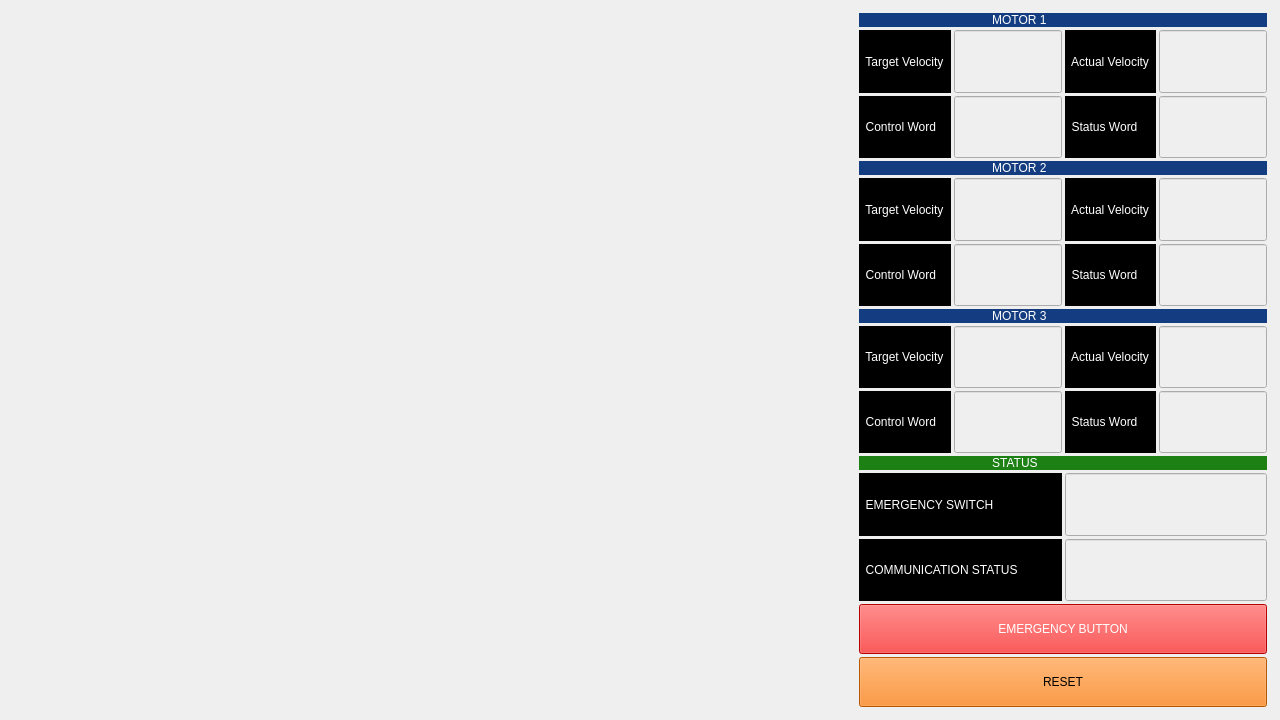
<?xml version="1.0" encoding="UTF-8"?>
<ui version="4.0">
 <class>ImageViewWidget</class>
 <widget class="QWidget" name="ImageViewWidget">
  <property name="enabled">
   <bool>true</bool>
  </property>
  <property name="geometry">
   <rect>
    <x>0</x>
    <y>0</y>
    <width>1280</width>
    <height>720</height>
   </rect>
  </property>
  <property name="sizePolicy">
   <sizepolicy hsizetype="Expanding" vsizetype="Expanding">
    <horstretch>0</horstretch>
    <verstretch>0</verstretch>
   </sizepolicy>
  </property>
  <property name="minimumSize">
   <size>
    <width>1280</width>
    <height>720</height>
   </size>
  </property>
  <property name="windowTitle">
   <string>Spine Robot GUI</string>
  </property>
  <layout class="QGridLayout" name="gridLayout_4" rowstretch="0" columnstretch="0">
   <item row="0" column="0">
    <layout class="QHBoxLayout" name="image_layout" stretch="1,0">
     <item>
      <widget class="QScrollArea" name="scrollArea">
       <property name="frameShape">
        <enum>QFrame::NoFrame</enum>
       </property>
       <property name="widgetResizable">
        <bool>true</bool>
       </property>
       <widget class="QWidget" name="scrollAreaWidgetContents">
        <property name="geometry">
         <rect>
          <x>0</x>
          <y>0</y>
          <width>727</width>
          <height>700</height>
         </rect>
        </property>
        <property name="sizePolicy">
         <sizepolicy hsizetype="Expanding" vsizetype="Expanding">
          <horstretch>0</horstretch>
          <verstretch>0</verstretch>
         </sizepolicy>
        </property>
        <layout class="QHBoxLayout" name="horizontalLayout_4">
         <item>
          <widget class="QLabel" name="my_frame">
           <property name="sizePolicy">
            <sizepolicy hsizetype="Expanding" vsizetype="Expanding">
             <horstretch>0</horstretch>
             <verstretch>0</verstretch>
            </sizepolicy>
           </property>
           <property name="text">
            <string/>
           </property>
          </widget>
         </item>
        </layout>
       </widget>
      </widget>
     </item>
     <item>
      <layout class="QVBoxLayout" name="overlay_layout">
       <property name="spacing">
        <number>3</number>
       </property>
       <property name="leftMargin">
        <number>2</number>
       </property>
       <property name="topMargin">
        <number>2</number>
       </property>
       <property name="rightMargin">
        <number>2</number>
       </property>
       <property name="bottomMargin">
        <number>2</number>
       </property>
       <item>
        <widget class="QLabel" name="label_motor1">
         <property name="sizePolicy">
          <sizepolicy hsizetype="Expanding" vsizetype="Fixed">
           <horstretch>0</horstretch>
           <verstretch>0</verstretch>
          </sizepolicy>
         </property>
         <property name="styleSheet">
          <string notr="true">color: rgb(255, 255, 255);
selection-background-color: rgb(238, 238, 236);
selection-color: rgb(238, 238, 236);
background-color: rgb(19, 61, 128);
alternate-background-color: rgb(0, 0, 0);
font: bold 75 16pt &quot;Noto Sans&quot;;</string>
         </property>
         <property name="text">
          <string>                                        MOTOR 1</string>
         </property>
        </widget>
       </item>
       <item>
        <layout class="QGridLayout" name="motor1_grid_layout">
         <item row="1" column="0">
          <widget class="QLabel" name="label_control_word_m1">
           <property name="sizePolicy">
            <sizepolicy hsizetype="Preferred" vsizetype="Expanding">
             <horstretch>0</horstretch>
             <verstretch>0</verstretch>
            </sizepolicy>
           </property>
           <property name="styleSheet">
            <string notr="true">color: rgb(255, 255, 255);
selection-background-color: rgb(238, 238, 236);
selection-color: rgb(238, 238, 236);
background-color: rgb(0, 0, 0);
alternate-background-color: rgb(0, 0, 0);
font: bold 75 12pt &quot;Noto Sans&quot;;</string>
           </property>
           <property name="text">
            <string>  Control Word  </string>
           </property>
          </widget>
         </item>
         <item row="0" column="1">
          <widget class="QLineEdit" name="line_target_velocity_m1">
           <property name="enabled">
            <bool>false</bool>
           </property>
           <property name="sizePolicy">
            <sizepolicy hsizetype="Expanding" vsizetype="Expanding">
             <horstretch>0</horstretch>
             <verstretch>0</verstretch>
            </sizepolicy>
           </property>
          </widget>
         </item>
         <item row="0" column="0">
          <widget class="QLabel" name="label_target_velocity_m1">
           <property name="sizePolicy">
            <sizepolicy hsizetype="Preferred" vsizetype="Expanding">
             <horstretch>0</horstretch>
             <verstretch>0</verstretch>
            </sizepolicy>
           </property>
           <property name="styleSheet">
            <string notr="true">color: rgb(255, 255, 255);
selection-background-color: rgb(238, 238, 236);
selection-color: rgb(238, 238, 236);
background-color: rgb(0, 0, 0);
alternate-background-color: rgb(0, 0, 0);
font: bold 75 12pt &quot;Noto Sans&quot;;</string>
           </property>
           <property name="text">
            <string>  Target Velocity  </string>
           </property>
          </widget>
         </item>
         <item row="0" column="2">
          <widget class="QLabel" name="label_actual_velocity_m1">
           <property name="sizePolicy">
            <sizepolicy hsizetype="Preferred" vsizetype="Expanding">
             <horstretch>0</horstretch>
             <verstretch>0</verstretch>
            </sizepolicy>
           </property>
           <property name="styleSheet">
            <string notr="true">color: rgb(255, 255, 255);
selection-background-color: rgb(238, 238, 236);
selection-color: rgb(238, 238, 236);
background-color: rgb(0, 0, 0);
alternate-background-color: rgb(0, 0, 0);
font: bold 75 12pt &quot;Noto Sans&quot;;</string>
           </property>
           <property name="text">
            <string>  Actual Velocity  </string>
           </property>
          </widget>
         </item>
         <item row="1" column="2">
          <widget class="QLabel" name="label_status_word_m1">
           <property name="sizePolicy">
            <sizepolicy hsizetype="Preferred" vsizetype="Expanding">
             <horstretch>0</horstretch>
             <verstretch>0</verstretch>
            </sizepolicy>
           </property>
           <property name="styleSheet">
            <string notr="true">color: rgb(255, 255, 255);
selection-background-color: rgb(238, 238, 236);
selection-color: rgb(238, 238, 236);
background-color: rgb(0, 0, 0);
alternate-background-color: rgb(0, 0, 0);
font: bold 75 12pt &quot;Noto Sans&quot;;</string>
           </property>
           <property name="text">
            <string>  Status Word  </string>
           </property>
          </widget>
         </item>
         <item row="1" column="1">
          <widget class="QLineEdit" name="line_control_word_m1">
           <property name="enabled">
            <bool>false</bool>
           </property>
           <property name="sizePolicy">
            <sizepolicy hsizetype="Expanding" vsizetype="Expanding">
             <horstretch>0</horstretch>
             <verstretch>0</verstretch>
            </sizepolicy>
           </property>
          </widget>
         </item>
         <item row="1" column="3">
          <widget class="QLineEdit" name="line_status_word_m1">
           <property name="enabled">
            <bool>false</bool>
           </property>
           <property name="sizePolicy">
            <sizepolicy hsizetype="Expanding" vsizetype="Expanding">
             <horstretch>0</horstretch>
             <verstretch>0</verstretch>
            </sizepolicy>
           </property>
          </widget>
         </item>
         <item row="0" column="3">
          <widget class="QLineEdit" name="line_actual_velocity_m1">
           <property name="enabled">
            <bool>false</bool>
           </property>
           <property name="sizePolicy">
            <sizepolicy hsizetype="Expanding" vsizetype="Expanding">
             <horstretch>0</horstretch>
             <verstretch>0</verstretch>
            </sizepolicy>
           </property>
          </widget>
         </item>
        </layout>
       </item>
       <item>
        <widget class="QLabel" name="label_motor2">
         <property name="sizePolicy">
          <sizepolicy hsizetype="Expanding" vsizetype="Fixed">
           <horstretch>0</horstretch>
           <verstretch>0</verstretch>
          </sizepolicy>
         </property>
         <property name="styleSheet">
          <string notr="true">color: rgb(255, 255, 255);
selection-background-color: rgb(238, 238, 236);
selection-color: rgb(238, 238, 236);
background-color: rgb(19, 61, 128);
alternate-background-color: rgb(0, 0, 0);
font: bold 75 16pt &quot;Noto Sans&quot;;</string>
         </property>
         <property name="text">
          <string>                                        MOTOR 2</string>
         </property>
        </widget>
       </item>
       <item>
        <layout class="QGridLayout" name="gridLayout_3">
         <item row="2" column="0">
          <widget class="QLabel" name="label_target_velocity_m2">
           <property name="sizePolicy">
            <sizepolicy hsizetype="Preferred" vsizetype="Expanding">
             <horstretch>0</horstretch>
             <verstretch>0</verstretch>
            </sizepolicy>
           </property>
           <property name="styleSheet">
            <string notr="true">color: rgb(255, 255, 255);
selection-background-color: rgb(238, 238, 236);
selection-color: rgb(238, 238, 236);
background-color: rgb(0, 0, 0);
alternate-background-color: rgb(0, 0, 0);
font: bold 75 12pt &quot;Noto Sans&quot;;</string>
           </property>
           <property name="text">
            <string>  Target Velocity  </string>
           </property>
          </widget>
         </item>
         <item row="2" column="1">
          <widget class="QLineEdit" name="line_target_velocity_m2">
           <property name="enabled">
            <bool>false</bool>
           </property>
           <property name="sizePolicy">
            <sizepolicy hsizetype="Expanding" vsizetype="Expanding">
             <horstretch>0</horstretch>
             <verstretch>0</verstretch>
            </sizepolicy>
           </property>
          </widget>
         </item>
         <item row="3" column="0">
          <widget class="QLabel" name="label_control_word_m2">
           <property name="sizePolicy">
            <sizepolicy hsizetype="Preferred" vsizetype="Expanding">
             <horstretch>0</horstretch>
             <verstretch>0</verstretch>
            </sizepolicy>
           </property>
           <property name="styleSheet">
            <string notr="true">color: rgb(255, 255, 255);
selection-background-color: rgb(238, 238, 236);
selection-color: rgb(238, 238, 236);
background-color: rgb(0, 0, 0);
alternate-background-color: rgb(0, 0, 0);
font: bold 75 12pt &quot;Noto Sans&quot;;</string>
           </property>
           <property name="text">
            <string>  Control Word  </string>
           </property>
          </widget>
         </item>
         <item row="2" column="2">
          <widget class="QLabel" name="label_actual_velocity_m2">
           <property name="sizePolicy">
            <sizepolicy hsizetype="Preferred" vsizetype="Expanding">
             <horstretch>0</horstretch>
             <verstretch>0</verstretch>
            </sizepolicy>
           </property>
           <property name="styleSheet">
            <string notr="true">color: rgb(255, 255, 255);
selection-background-color: rgb(238, 238, 236);
selection-color: rgb(238, 238, 236);
background-color: rgb(0, 0, 0);
alternate-background-color: rgb(0, 0, 0);
font: bold 75 12pt &quot;Noto Sans&quot;;</string>
           </property>
           <property name="text">
            <string>  Actual Velocity  </string>
           </property>
          </widget>
         </item>
         <item row="2" column="3">
          <widget class="QLineEdit" name="line_actual_velocity_m2">
           <property name="enabled">
            <bool>false</bool>
           </property>
           <property name="sizePolicy">
            <sizepolicy hsizetype="Expanding" vsizetype="Expanding">
             <horstretch>0</horstretch>
             <verstretch>0</verstretch>
            </sizepolicy>
           </property>
          </widget>
         </item>
         <item row="3" column="1">
          <widget class="QLineEdit" name="line_control_word_m2">
           <property name="enabled">
            <bool>false</bool>
           </property>
           <property name="sizePolicy">
            <sizepolicy hsizetype="Expanding" vsizetype="Expanding">
             <horstretch>0</horstretch>
             <verstretch>0</verstretch>
            </sizepolicy>
           </property>
          </widget>
         </item>
         <item row="3" column="2">
          <widget class="QLabel" name="label_status_word_m2">
           <property name="sizePolicy">
            <sizepolicy hsizetype="Preferred" vsizetype="Expanding">
             <horstretch>0</horstretch>
             <verstretch>0</verstretch>
            </sizepolicy>
           </property>
           <property name="styleSheet">
            <string notr="true">color: rgb(255, 255, 255);
selection-background-color: rgb(238, 238, 236);
selection-color: rgb(238, 238, 236);
background-color: rgb(0, 0, 0);
alternate-background-color: rgb(0, 0, 0);
font: bold 75 12pt &quot;Noto Sans&quot;;</string>
           </property>
           <property name="text">
            <string>  Status Word  </string>
           </property>
          </widget>
         </item>
         <item row="3" column="3">
          <widget class="QLineEdit" name="line_status_word_m2">
           <property name="enabled">
            <bool>false</bool>
           </property>
           <property name="sizePolicy">
            <sizepolicy hsizetype="Expanding" vsizetype="Expanding">
             <horstretch>0</horstretch>
             <verstretch>0</verstretch>
            </sizepolicy>
           </property>
          </widget>
         </item>
        </layout>
       </item>
       <item>
        <widget class="QLabel" name="label_motor3">
         <property name="sizePolicy">
          <sizepolicy hsizetype="Expanding" vsizetype="Fixed">
           <horstretch>0</horstretch>
           <verstretch>0</verstretch>
          </sizepolicy>
         </property>
         <property name="styleSheet">
          <string notr="true">color: rgb(255, 255, 255);
selection-background-color: rgb(238, 238, 236);
selection-color: rgb(238, 238, 236);
background-color: rgb(19, 61, 128);
alternate-background-color: rgb(0, 0, 0);
font: bold 75 16pt &quot;Noto Sans&quot;;</string>
         </property>
         <property name="text">
          <string>                                        MOTOR 3</string>
         </property>
        </widget>
       </item>
       <item>
        <layout class="QGridLayout" name="gridLayout_2">
         <item row="1" column="3">
          <widget class="QLabel" name="label_target_velocity_m3">
           <property name="sizePolicy">
            <sizepolicy hsizetype="Expanding" vsizetype="Expanding">
             <horstretch>0</horstretch>
             <verstretch>0</verstretch>
            </sizepolicy>
           </property>
           <property name="styleSheet">
            <string notr="true">color: rgb(255, 255, 255);
selection-background-color: rgb(238, 238, 236);
selection-color: rgb(238, 238, 236);
background-color: rgb(0, 0, 0);
alternate-background-color: rgb(0, 0, 0);
font: bold 75 12pt &quot;Noto Sans&quot;;</string>
           </property>
           <property name="text">
            <string>  Target Velocity  </string>
           </property>
          </widget>
         </item>
         <item row="1" column="4">
          <widget class="QLineEdit" name="line_target_velocity_m3">
           <property name="enabled">
            <bool>false</bool>
           </property>
           <property name="sizePolicy">
            <sizepolicy hsizetype="Expanding" vsizetype="Expanding">
             <horstretch>0</horstretch>
             <verstretch>0</verstretch>
            </sizepolicy>
           </property>
          </widget>
         </item>
         <item row="2" column="3">
          <widget class="QLabel" name="label_control_word_m3">
           <property name="sizePolicy">
            <sizepolicy hsizetype="Expanding" vsizetype="Expanding">
             <horstretch>0</horstretch>
             <verstretch>0</verstretch>
            </sizepolicy>
           </property>
           <property name="styleSheet">
            <string notr="true">color: rgb(255, 255, 255);
selection-background-color: rgb(238, 238, 236);
selection-color: rgb(238, 238, 236);
background-color: rgb(0, 0, 0);
alternate-background-color: rgb(0, 0, 0);
font: bold 75 12pt &quot;Noto Sans&quot;;</string>
           </property>
           <property name="text">
            <string>  Control Word  </string>
           </property>
          </widget>
         </item>
         <item row="1" column="5">
          <widget class="QLabel" name="label_actual_velocity_m3">
           <property name="sizePolicy">
            <sizepolicy hsizetype="Expanding" vsizetype="Expanding">
             <horstretch>0</horstretch>
             <verstretch>0</verstretch>
            </sizepolicy>
           </property>
           <property name="styleSheet">
            <string notr="true">color: rgb(255, 255, 255);
selection-background-color: rgb(238, 238, 236);
selection-color: rgb(238, 238, 236);
background-color: rgb(0, 0, 0);
alternate-background-color: rgb(0, 0, 0);
font: bold 75 12pt &quot;Noto Sans&quot;;</string>
           </property>
           <property name="text">
            <string>  Actual Velocity  </string>
           </property>
          </widget>
         </item>
         <item row="1" column="6">
          <widget class="QLineEdit" name="line_actual_velocity_m3">
           <property name="enabled">
            <bool>false</bool>
           </property>
           <property name="sizePolicy">
            <sizepolicy hsizetype="Expanding" vsizetype="Expanding">
             <horstretch>0</horstretch>
             <verstretch>0</verstretch>
            </sizepolicy>
           </property>
          </widget>
         </item>
         <item row="2" column="6">
          <widget class="QLineEdit" name="line_status_word_m3">
           <property name="enabled">
            <bool>false</bool>
           </property>
           <property name="sizePolicy">
            <sizepolicy hsizetype="Expanding" vsizetype="Expanding">
             <horstretch>0</horstretch>
             <verstretch>0</verstretch>
            </sizepolicy>
           </property>
          </widget>
         </item>
         <item row="2" column="5">
          <widget class="QLabel" name="label_status_word_m3">
           <property name="sizePolicy">
            <sizepolicy hsizetype="Expanding" vsizetype="Expanding">
             <horstretch>0</horstretch>
             <verstretch>0</verstretch>
            </sizepolicy>
           </property>
           <property name="styleSheet">
            <string notr="true">color: rgb(255, 255, 255);
selection-background-color: rgb(238, 238, 236);
selection-color: rgb(238, 238, 236);
background-color: rgb(0, 0, 0);
alternate-background-color: rgb(0, 0, 0);
font: bold 75 12pt &quot;Noto Sans&quot;;</string>
           </property>
           <property name="text">
            <string>  Status Word  </string>
           </property>
          </widget>
         </item>
         <item row="2" column="4">
          <widget class="QLineEdit" name="line_control_word_m3">
           <property name="enabled">
            <bool>false</bool>
           </property>
           <property name="sizePolicy">
            <sizepolicy hsizetype="Expanding" vsizetype="Expanding">
             <horstretch>0</horstretch>
             <verstretch>0</verstretch>
            </sizepolicy>
           </property>
          </widget>
         </item>
        </layout>
       </item>
       <item>
        <widget class="QLabel" name="label_status">
         <property name="sizePolicy">
          <sizepolicy hsizetype="Expanding" vsizetype="Fixed">
           <horstretch>0</horstretch>
           <verstretch>0</verstretch>
          </sizepolicy>
         </property>
         <property name="styleSheet">
          <string notr="true">color: rgb(255, 255, 255);
selection-background-color: rgb(238, 238, 236);
selection-color: rgb(238, 238, 236);
background-color: rgb(28, 128, 20);
alternate-background-color: rgb(0, 0, 0);
font: bold 75 16pt &quot;Noto Sans&quot;;</string>
         </property>
         <property name="text">
          <string>                                        STATUS</string>
         </property>
        </widget>
       </item>
       <item>
        <layout class="QGridLayout" name="status_grid_layout">
         <item row="0" column="1">
          <widget class="QLineEdit" name="line_emergency_switch">
           <property name="enabled">
            <bool>false</bool>
           </property>
           <property name="sizePolicy">
            <sizepolicy hsizetype="Expanding" vsizetype="Expanding">
             <horstretch>0</horstretch>
             <verstretch>0</verstretch>
            </sizepolicy>
           </property>
          </widget>
         </item>
         <item row="0" column="0">
          <widget class="QLabel" name="label_emergency_switch">
           <property name="sizePolicy">
            <sizepolicy hsizetype="Expanding" vsizetype="Expanding">
             <horstretch>0</horstretch>
             <verstretch>0</verstretch>
            </sizepolicy>
           </property>
           <property name="styleSheet">
            <string notr="true">color: rgb(255, 255, 255);
selection-background-color: rgb(238, 238, 236);
selection-color: rgb(238, 238, 236);
background-color: rgb(0, 0, 0);
alternate-background-color: rgb(0, 0, 0);
font: bold 75 12pt &quot;Noto Sans&quot;;</string>
           </property>
           <property name="text">
            <string>  EMERGENCY SWITCH</string>
           </property>
          </widget>
         </item>
         <item row="1" column="0">
          <widget class="QLabel" name="label_com_status">
           <property name="sizePolicy">
            <sizepolicy hsizetype="Expanding" vsizetype="Expanding">
             <horstretch>0</horstretch>
             <verstretch>0</verstretch>
            </sizepolicy>
           </property>
           <property name="styleSheet">
            <string notr="true">color: rgb(255, 255, 255);
selection-background-color: rgb(238, 238, 236);
selection-color: rgb(238, 238, 236);
background-color: rgb(0, 0, 0);
alternate-background-color: rgb(0, 0, 0);
font: bold 75 12pt &quot;Noto Sans&quot;;</string>
           </property>
           <property name="text">
            <string>  COMMUNICATION STATUS   </string>
           </property>
          </widget>
         </item>
         <item row="1" column="1">
          <widget class="QLineEdit" name="line_com_status">
           <property name="enabled">
            <bool>false</bool>
           </property>
           <property name="sizePolicy">
            <sizepolicy hsizetype="Expanding" vsizetype="Expanding">
             <horstretch>0</horstretch>
             <verstretch>0</verstretch>
            </sizepolicy>
           </property>
          </widget>
         </item>
        </layout>
       </item>
       <item>
        <widget class="QPushButton" name="button_emergency">
         <property name="enabled">
          <bool>true</bool>
         </property>
         <property name="sizePolicy">
          <sizepolicy hsizetype="Minimum" vsizetype="Fixed">
           <horstretch>0</horstretch>
           <verstretch>0</verstretch>
          </sizepolicy>
         </property>
         <property name="minimumSize">
          <size>
           <width>50</width>
           <height>50</height>
          </size>
         </property>
         <property name="styleSheet">
          <string notr="true">color: rgb(255, 255, 255);
background-color: rgb(255, 0,0);
font: bold 75 15pt &quot;Noto Sans&quot;;</string>
         </property>
         <property name="text">
          <string>EMERGENCY BUTTON</string>
         </property>
        </widget>
       </item>
       <item>
        <widget class="QPushButton" name="button_reset">
         <property name="sizePolicy">
          <sizepolicy hsizetype="Expanding" vsizetype="Fixed">
           <horstretch>0</horstretch>
           <verstretch>0</verstretch>
          </sizepolicy>
         </property>
         <property name="minimumSize">
          <size>
           <width>50</width>
           <height>50</height>
          </size>
         </property>
         <property name="styleSheet">
          <string notr="true">color: rgb(0, 0, 0);
background-color:rgb(255,123,0);
font: bold 75 15pt &quot;Noto Sans&quot;;</string>
         </property>
         <property name="text">
          <string>RESET</string>
         </property>
        </widget>
       </item>
      </layout>
     </item>
    </layout>
   </item>
  </layout>
 </widget>
 <resources/>
 <connections/>
</ui>
